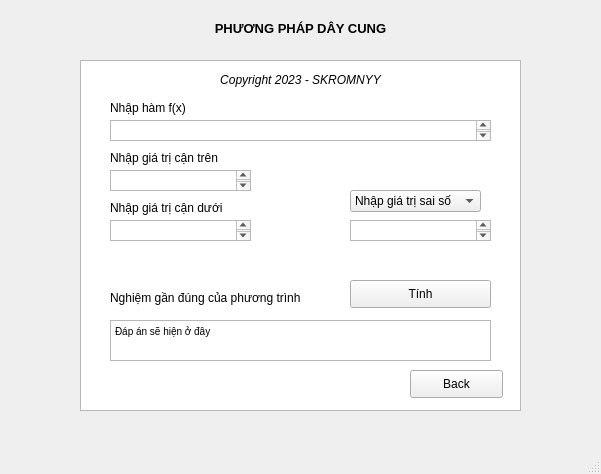
<?xml version="1.0" encoding="UTF-8"?>
<ui version="4.0">
 <class>calcdaycungg</class>
 <widget class="QMainWindow" name="calcdaycungg">
  <property name="geometry">
   <rect>
    <x>0</x>
    <y>0</y>
    <width>601</width>
    <height>474</height>
   </rect>
  </property>
  <property name="windowTitle">
   <string>MainWindow</string>
  </property>
  <widget class="QWidget" name="menudaycung">
   <widget class="QLabel" name="label">
    <property name="geometry">
     <rect>
      <x>0</x>
      <y>20</y>
      <width>601</width>
      <height>16</height>
     </rect>
    </property>
    <property name="font">
     <font>
      <family>Arial</family>
      <pointsize>10</pointsize>
      <weight>75</weight>
      <bold>true</bold>
     </font>
    </property>
    <property name="text">
     <string>PHƯƠNG PHÁP DÂY CUNG</string>
    </property>
    <property name="alignment">
     <set>Qt::AlignCenter</set>
    </property>
   </widget>
   <widget class="QTextBrowser" name="textBrowser">
    <property name="geometry">
     <rect>
      <x>80</x>
      <y>60</y>
      <width>441</width>
      <height>351</height>
     </rect>
    </property>
   </widget>
   <widget class="QLabel" name="label_2">
    <property name="geometry">
     <rect>
      <x>110</x>
      <y>100</y>
      <width>171</width>
      <height>16</height>
     </rect>
    </property>
    <property name="text">
     <string>Nhập hàm f(x)</string>
    </property>
   </widget>
   <widget class="QLabel" name="label_3">
    <property name="geometry">
     <rect>
      <x>110</x>
      <y>150</y>
      <width>201</width>
      <height>16</height>
     </rect>
    </property>
    <property name="text">
     <string>Nhập giá trị cận trên</string>
    </property>
   </widget>
   <widget class="QPushButton" name="tinh">
    <property name="geometry">
     <rect>
      <x>350</x>
      <y>280</y>
      <width>141</width>
      <height>28</height>
     </rect>
    </property>
    <property name="text">
     <string>Tính</string>
    </property>
   </widget>
   <widget class="QPushButton" name="back">
    <property name="geometry">
     <rect>
      <x>410</x>
      <y>370</y>
      <width>93</width>
      <height>28</height>
     </rect>
    </property>
    <property name="text">
     <string>Back</string>
    </property>
   </widget>
   <widget class="QLabel" name="label_5">
    <property name="geometry">
     <rect>
      <x>80</x>
      <y>70</y>
      <width>441</width>
      <height>20</height>
     </rect>
    </property>
    <property name="font">
     <font>
      <italic>true</italic>
     </font>
    </property>
    <property name="text">
     <string>Copyright 2023 - SKROMNYY</string>
    </property>
    <property name="alignment">
     <set>Qt::AlignCenter</set>
    </property>
   </widget>
   <widget class="QLabel" name="label_6">
    <property name="geometry">
     <rect>
      <x>110</x>
      <y>200</y>
      <width>121</width>
      <height>16</height>
     </rect>
    </property>
    <property name="text">
     <string>Nhập giá trị cận dưới</string>
    </property>
   </widget>
   <widget class="QComboBox" name="comboBox">
    <property name="geometry">
     <rect>
      <x>350</x>
      <y>190</y>
      <width>131</width>
      <height>22</height>
     </rect>
    </property>
    <item>
     <property name="text">
      <string>Nhập giá trị sai số</string>
     </property>
    </item>
   </widget>
   <widget class="QTextEdit" name="imputhamso">
    <property name="geometry">
     <rect>
      <x>110</x>
      <y>120</y>
      <width>381</width>
      <height>21</height>
     </rect>
    </property>
   </widget>
   <widget class="QTextEdit" name="cantren">
    <property name="geometry">
     <rect>
      <x>110</x>
      <y>170</y>
      <width>141</width>
      <height>21</height>
     </rect>
    </property>
   </widget>
   <widget class="QTextEdit" name="canduoi">
    <property name="geometry">
     <rect>
      <x>110</x>
      <y>220</y>
      <width>141</width>
      <height>21</height>
     </rect>
    </property>
   </widget>
   <widget class="QTextEdit" name="valuebombobox">
    <property name="geometry">
     <rect>
      <x>350</x>
      <y>220</y>
      <width>141</width>
      <height>21</height>
     </rect>
    </property>
   </widget>
   <widget class="QLabel" name="label_4">
    <property name="geometry">
     <rect>
      <x>110</x>
      <y>290</y>
      <width>201</width>
      <height>16</height>
     </rect>
    </property>
    <property name="text">
     <string>Nghiệm gần đúng của phương trình</string>
    </property>
   </widget>
   <widget class="QTextEdit" name="output">
    <property name="geometry">
     <rect>
      <x>110</x>
      <y>320</y>
      <width>381</width>
      <height>41</height>
     </rect>
    </property>
    <property name="html">
     <string>&lt;!DOCTYPE HTML PUBLIC &quot;-//W3C//DTD HTML 4.0//EN&quot; &quot;http://www.w3.org/TR/REC-html40/strict.dtd&quot;&gt;
&lt;html&gt;&lt;head&gt;&lt;meta name=&quot;qrichtext&quot; content=&quot;1&quot; /&gt;&lt;style type=&quot;text/css&quot;&gt;
p, li { white-space: pre-wrap; }
&lt;/style&gt;&lt;/head&gt;&lt;body style=&quot; font-family:'MS Shell Dlg 2'; font-size:7.8pt; font-weight:400; font-style:normal;&quot;&gt;
&lt;p style=&quot; margin-top:0px; margin-bottom:0px; margin-left:0px; margin-right:0px; -qt-block-indent:0; text-indent:0px;&quot;&gt;Đáp án sẽ hiện ở đây&lt;/p&gt;&lt;/body&gt;&lt;/html&gt;</string>
    </property>
   </widget>
  </widget>
  <widget class="QMenuBar" name="menubar">
   <property name="geometry">
    <rect>
     <x>0</x>
     <y>0</y>
     <width>601</width>
     <height>26</height>
    </rect>
   </property>
  </widget>
  <widget class="QStatusBar" name="statusbar"/>
 </widget>
 <resources/>
 <connections/>
</ui>
